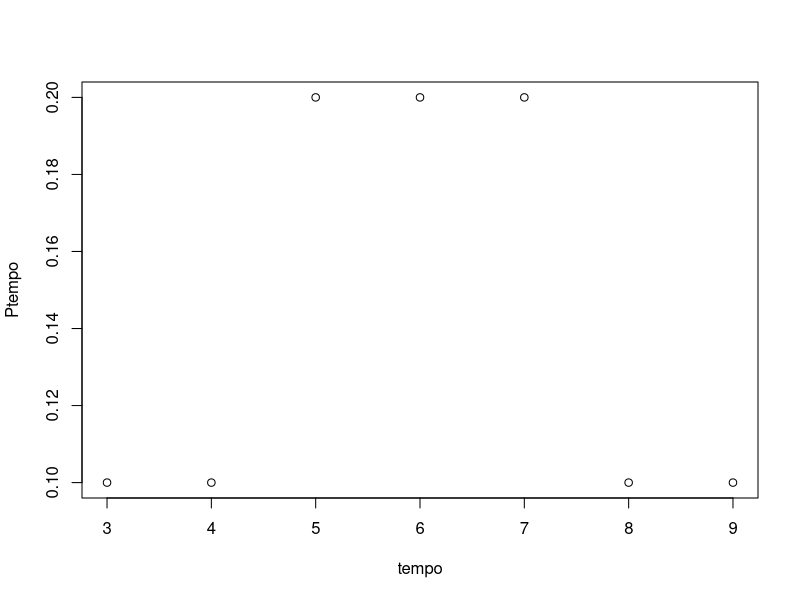
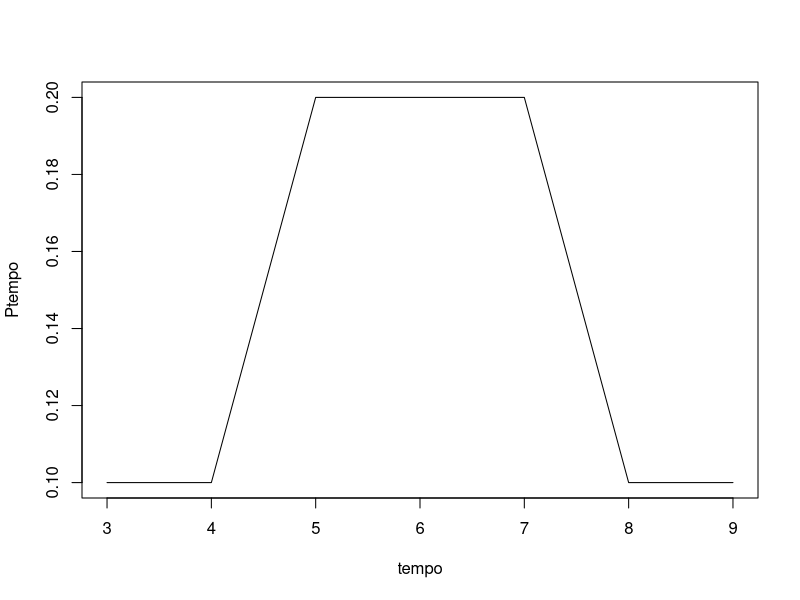
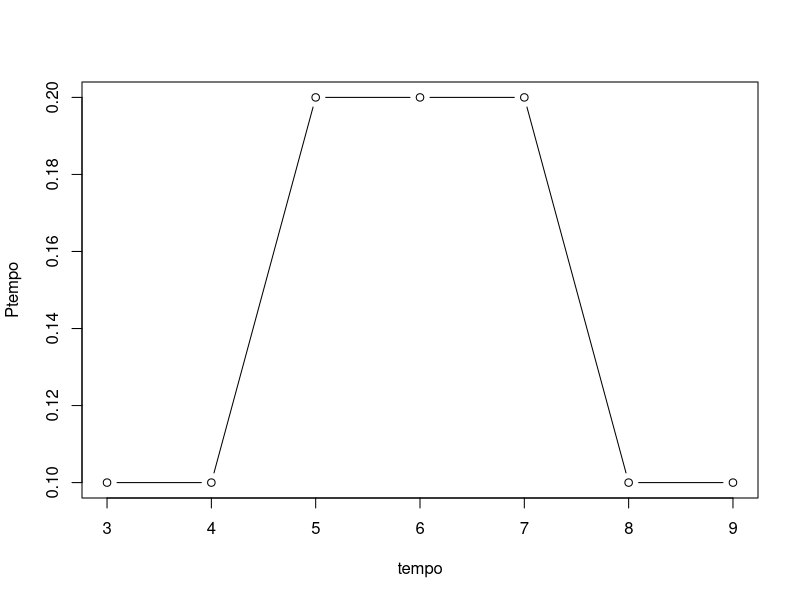
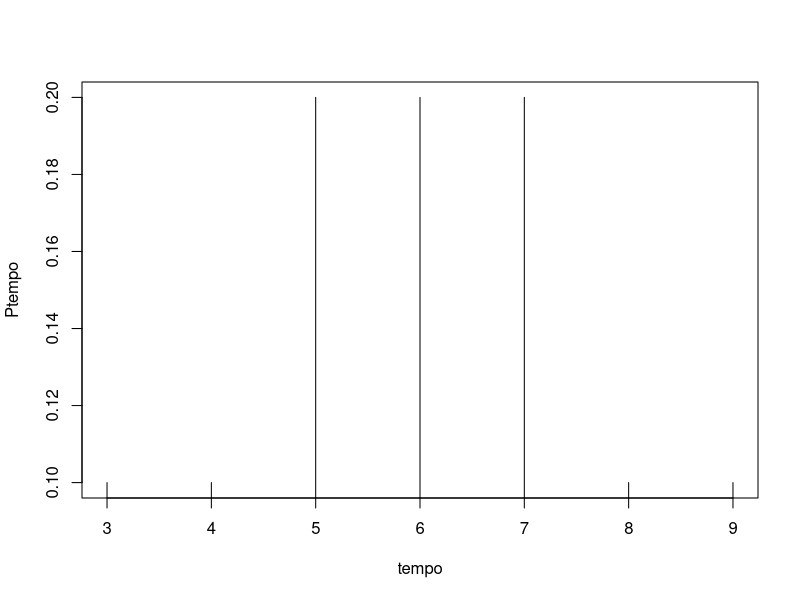
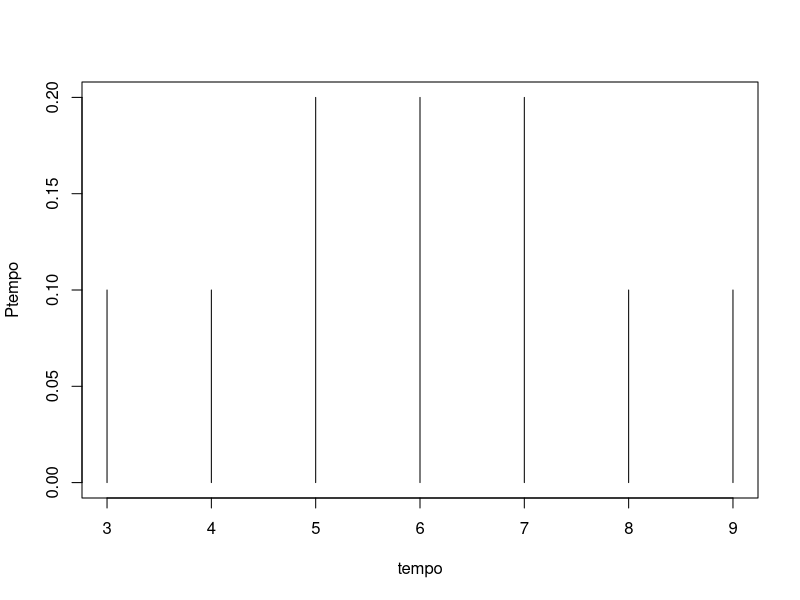
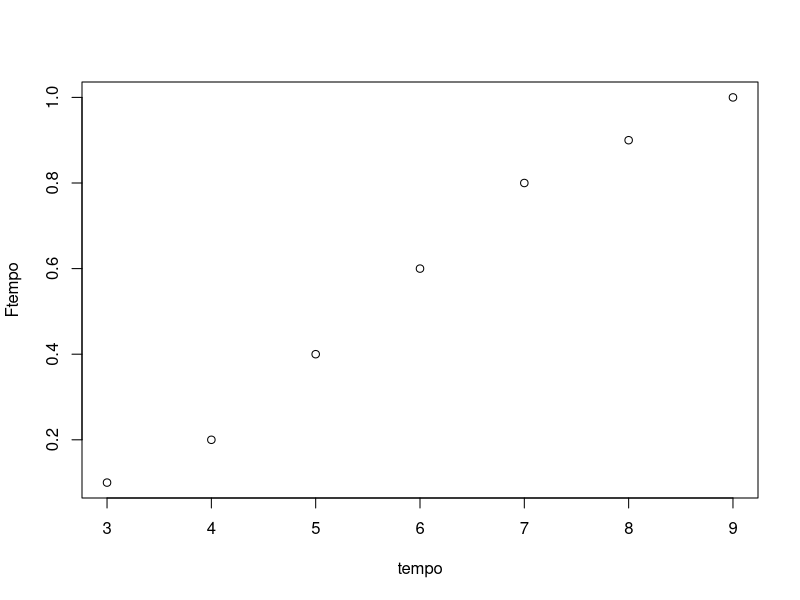
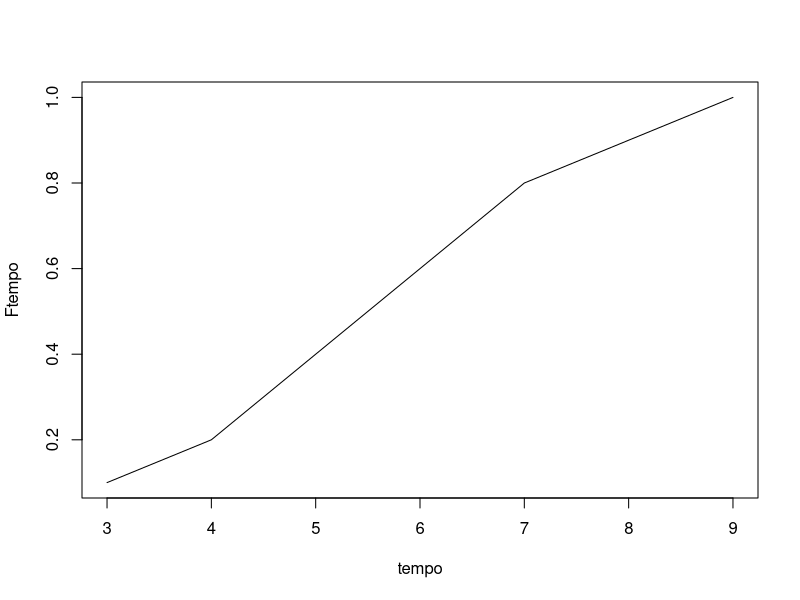
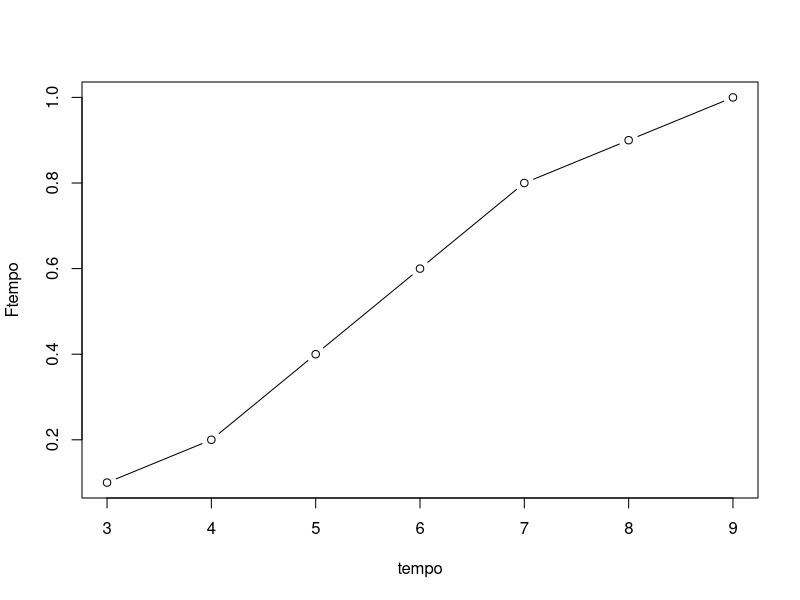

Source code (R) for these figures, in order:
##
## Exemplo 1
##
## fonte:
## https://silviashimakura.github.io/CE3012025/listas/202-exercicios-variaveis-aleatorias.pdf
## Exercício 5

tempo <- 3:9
Ptempo <- c(0.1, 0.1, 0.2, 0.2, 0.2, 0.1, 0.1)
rbind(tempo, Ptempo)

## P[T = t]  qual gráfico é o mais adequado?
plot(tempo, Ptempo)
plot(tempo, Ptempo, type = "l")
plot(tempo, Ptempo, type = "b")
plot(tempo, Ptempo, type = "h")

plot(tempo, Ptempo, type = "h", ylim = c(0, 0.20))

## F(t) = P[T <= t]
Ftempo <- cumsum(Ptempo)
Ftempo
rbind(tempo, Ptempo, Ftempo)

## F(T) = P[T <= t]  qual gráfico é o mais adequado?
plot(tempo, Ftempo)
plot(tempo, Ftempo, type = "l")
plot(tempo, Ftempo, type = "b")
plot(tempo, Ftempo, type = "h")
plot(tempo, Ftempo, type = "S")
plot(tempo, Ftempo, type = "s")

plot(tempo, Ftempo, type = "s", ylim = c(0, 1))

plot(c(2, tempo, 10), c(0, Ftempo, 1), type = "n", xlab = "tempo", ylab = "F(temp0)")
points(tempo, Ftempo, type = "p", pch = 19)
segments(c(2, tempo), c(0, Ftempo), c(tempo, 10), c(0, Ftempo), type = "p", pch = 19)

par(mfrow = c(1,2), mar = c(3.5, 3.5, 0.5, 0.5), mgp = c(2,1,0))
plot(tempo, Ptempo, type = "h", ylim = c(0, 0.20))

plot(c(2, tempo, 10), c(0, Ftempo, 1), type = "n", xlab = "tempo", ylab = "F(temp0)")
points(tempo, Ftempo, type = "p", pch = 19)
segments(c(2, tempo), c(0, Ftempo), c(tempo, 10), c(0, Ftempo), type = "p", pch = 19)

(Etempo <- sum(tempo * Ptempo))
(Vtempo <- sum(((tempo - Etempo)^2) * Ptempo))
## ou
(Vtempo <- sum((tempo^2) * Ptempo) - Etempo^2)

## Enunciado define uma outro variável: pontos
pontos <- 10:4
Ppontos <- Ptempo
rbind(pontos, Ppontos)

pontos <- rev(pontos)
Ppontos <- rev(Ppontos)
rbind(pontos, Ppontos)

Fpontos <- cumsum(Ppontos)
rbind(pontos, Ppontos, Fpontos)

(Epontos <- sum(pontos * Ppontos))
(Vpontos <- sum(((pontos - Epontos)^2) * Ppontos))

## Perguntas adicionais
## P[pontos = 4]
Ppontos[pontos == 4]

## P[pontos = 4 ou pontos = 7]
sum(Ppontos[pontos == 4 | pontos == 7])

## P[pontos <= 7]
sum(Ppontos[pontos <= 7])
Fpontos[pontos == 7]

## P[pontos > 6]
sum(Ppontos[pontos > 6])
1 - Fpontos[pontos == 6]

##
par(mfrow = c(1,1))
rm(tempo, Ptempo, Ftempo, Etempo, Vtempo, pontos, Ppontos, Epontos, Vpontos)
##
## Fim do Exemplo 1
##

##
## Exercício: Fazer versão computacional dos exercícios 2, 3, 6, 11
##

##
## Exemplo 2
##
## fonte:
## https://silviashimakura.github.io/CE3012025/listas/202-exercicios-variaveis-aleatorias.pdf
## Exercício 13
fy <- function(y){
    res <- numeric(length(y))
    ind1 <- y >= 0 & y < 2
    ind2 <- y >= 2 & y <= 6
    res[ind1] <- 1/4
    res[ind2] <- 1/8
    return(res)
}
curve(fy, from = -0.2, to = 6.2)
(2-0)*(1/4) + (6-2)*(1/8)
integrate(fy, 0, 6)$value

Fy <- function(y){
    res <- numeric(length(y))
    ind1 <- y >= 0 & y < 2
    ind2 <- y >= 2 & y <= 6
    res[ind1] <- (1/4)*(y[ind1])
    res[ind2] <- (1/2) + (1/8)*(y[ind2] - 2)
    res[y > 6] <- 1
    return(res)
}
curve(Fy, from = -0.2, to = 6.2)


## a) P[Y > 3]
(6-3)*(1/8)
integrate(fy, 3, 6)$value
1 - Fy(3)

## b) P[1 < Y <= 4]
(2-1)*(1/4) + (4-2)*(1/8)
integrate(fy, 1, 4)$value
Fy(4) - Fy(1)

## c) P[Y < 3| Y >= 1] = P[1 <= Y < 3]/P[Y >= 1] 
((2-1)*(1/4) + (3-2)*(1/8))
(1-(1-0)*(1/4))
((2-1)*(1/4) + (3-2)*(1/8))/(1-(1-0)*(1/4))
integrate(fy, 1, 3)$value
integrate(fy, 1, 6)$value
integrate(fy, 1, 3)$value/integrate(fy, 1, 6)$value
(Fy(3)-Fy(1))/(1 - Fy(1))

## d) b tal que P[Y > b] = 0.6
##    b é o *quantil* 0.4  (P[Y < b] = 0.4)
invFy <- function(p){
    if(any(p < 0 | p > 1)) stop("valor de p não permitido")
    y <- numeric(length(p))
    ind1 <- p >= 0 & p < 1/2
    ind2 <- p >= 1/2 & p <= 1
    y[ind1] <- 4*(p[ind1])
    y[ind2] <- 2 + 8*(p[ind2] - 0.5)
    return(y)
}
invFy(0.40)
Fy(1.6)

## outros exemplos
Fy(1.5)
invFy(0.375)
Fy(4.5)
invFy(0.8125)
invFy(c(0.25, 0.50, 0.75))

## e) Valor esperado e variância
Efun <- function(y) y * fy(y)
(EY <- integrate(Efun, lower = 0, upper = 6)$value)
E2fun <- function(y) y^2 * fy(y)
(EY2 <- integrate(E2fun, lower = 0, upper = 6)$value)
(VarY <- EY2 - EY^2)
## ou
Vfun <- function(y) (y-EY)^2 * fy(y)
integrate(Vfun, lower = 0, upper = 6)

rm(fy, Fy, EY, EY2, VarY)
##
## fim exemplo 2
##

##
## Exercício: Fazer versão computacional do exercício 8
##

##
## Exemplo 3
##
## fonte:
## https://silviashimakura.github.io/CE3012025/listas/202-exercicios-variaveis-aleatorias.pdf
## Exercício 14

fy <- function(y){
    res <- numeric(length(y))
    ind <- y >= 0.5 & y < 2
    res[ind] <- (8/9)*y[ind] - 4/9
    res
}

fy(1) 
MASS::fractions(fy(1))
fy(c(0.3, 0.5, 1, 1.5, 2, 2.5))

y.seq <- seq(0.4, 2.1, length = 101)
fy.seq <- fy(y.seq)
plot(y.seq, fy.seq, type = "l")
## forma laternativa de produzir o gráfico:
curve(fy(x), from = 0.4, to = 2.1)

integrate(fy, 0.5, 2)$value

## F(y) = (8/9)[y^2/2 - 0.5^2/2] - (4/9)(x - 0.5)
Fy <- function(y){
    res <- numeric(length(y))
    ind <- y >= 0.5 & y < 2
    res[ind] <- (8/9)*((y[ind]^2)/2- (0.5^2)/2) - (4/9)*(y[ind]-0.5)
    res[y >= 2] <-  1    
    return(res)
}
curve(Fy(x), from = 0.4, to = 2.1)

## a) P[Y < 0.8]
(0.8-0.5)*fy(0.8)/2
integrate(fy, 0.5, 0.8)$value
Fy(0.8)

## b) P[Y > 1.5 | Y >= 1] = P[Y > 1.5 & Y >= 1]/P[Y >= 1] = P[Y > 1.5]/P[Y >= 1] 
1 - (1.5 - 0.5)*fy(1.5)/2  ## P[Y > 1.5]
1 - (1.0 - 0.5)*fy(1.1)/2  ## P[Y > 1.0]
(1 - (1.5 - 0.5)*fy(1.5)/2)/(1 - (1.0 - 0.5)*fy(1.0)/2)  ## P[Y > 1,5] / P[Y > 1.0]
integrate(fy, 1.5, 2)$value/integrate(fy, 1, 2)$value
(1-Fy(1.5))/(1-Fy(1.0))

## c) Valor esperado e variância
Efun <- function(y) y * fy(y)
(EY <- integrate(Efun, lower = 0.5, upper = 2)$value)
E2fun <- function(y) y^2 * fy(y)
(EY2 <- integrate(E2fun, lower = 0.5, upper = 2)$value)
(VarY <- EY2 - EY^2)
## ou
Vfun <- function(y) (y-EY)^2 * fy(y)
integrate(Vfun, lower = 0.5, upper = 2)$value

rm(fy, Fy, y.seq, fy.seq, EY, EY2, VarY)
##
## Fim do exemplo 3
##

##
## Exercício: Fazer versão computacional dos exercícios 12 e 16
##            - definir e plotar a função de densidade f(y)

